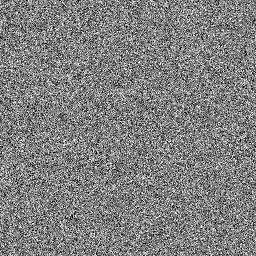
#> input picture test_images/gaussian_noise.png, 256 x 256 px
$ python image_operations.py
#> lines starting #> are read from the running program, lines starting #| are printed output that depends on the picture
#> the answer given: test_images/gaussian_noise.png
#> the answer given: test_images/random_noise.png
#!/usr/bin/env python3
# Basic Image Algebra Operations - Homework 1
# CSC 741-E001: Digital Image Processing

import cv2
import numpy as np
import matplotlib.pyplot as plt
from pathlib import Path

def load_images(img_a_path, img_b_path=None):
    """
    Load one or two grayscale images for processing

    Args:
        img_a_path: Path to first image
        img_b_path: Optional path to second image

    Returns:
        Tuple of loaded images (img_a, img_b) or just (img_a, None)
    """
#> called with img_a_path = 'test_images/gaussian_noise.png', img_b_path = 'test_images/random_noise.png'
    img_a = cv2.imread(img_a_path, cv2.IMREAD_GRAYSCALE)
#> img_a is the input picture: shape (256, 256); min 0, max 255, mean 127.9

    if img_a is None:
        print(f"Error loading image: {img_a_path}")
        return None, None

    img_b = None
    if img_b_path:
        img_b = cv2.imread(img_b_path, cv2.IMREAD_GRAYSCALE)
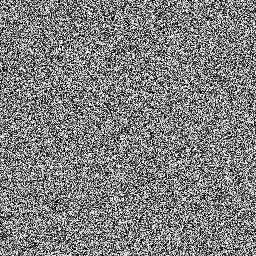
#> input picture test_images/random_noise.png, 256 x 256 px
#> img_b is the input picture: shape (256, 256); min 0, max 255, mean 127.3
        if img_b is None:
            print(f"Error loading image: {img_b_path}")
            return img_a, None

    return img_a, img_b

def display_images(images_dict, figsize=(15, 10)):
    """
    Display multiple images using matplotlib

    Args:
        images_dict: Dictionary with format {title: image_array}
        figsize: Size of the figure
    """
#> called with figsize = (15, 10)
    n = len(images_dict)
#> n = 2
    if n == 0:
        return

    # Calculate rows and columns for subplot grid
    cols = min(3, n)
#> cols = 2
    rows = (n + cols - 1) // cols
#> rows = 1

    plt.figure(figsize=figsize)

    for i, (title, img) in enumerate(images_dict.items(), 1):
        plt.subplot(rows, cols, i)
        plt.imshow(img, cmap='gray')
        plt.title(title)
        plt.axis('off')
#> this loop made 2 passes
#> (i, title) on passes 1 to 2: (1, 'Image A'), (2, 'Image B')

    plt.tight_layout()
    plt.show()
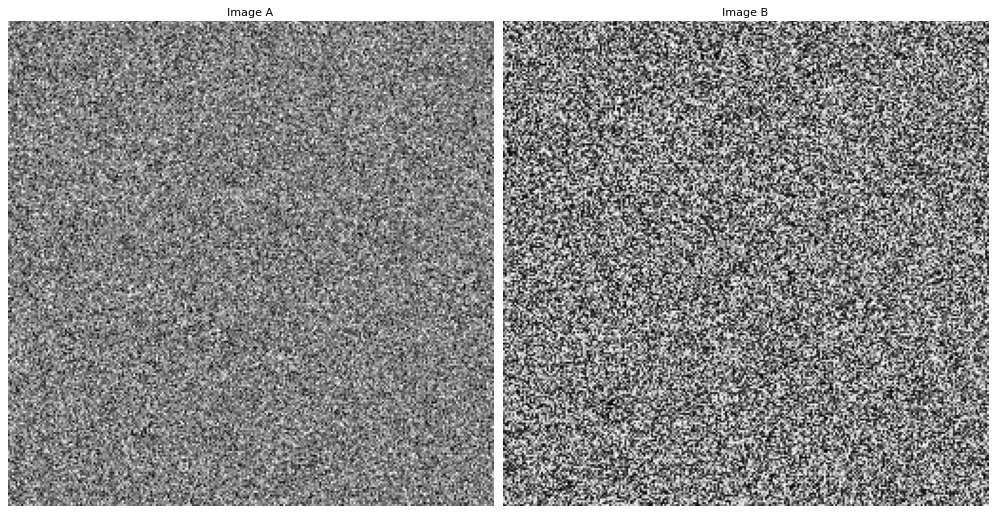
#> figure drawn by matplotlib, 2 panels

def save_results(results_dict, output_dir):
    """
    Save result images to the specified directory

    Args:
        results_dict: Dictionary with format {filename: image_array}
        output_dir: Directory to save images
    """
    output_path = Path(output_dir)
    output_path.mkdir(parents=True, exist_ok=True)

    for filename, img in results_dict.items():
        filepath = output_path / filename
        cv2.imwrite(str(filepath), img)
        print(f"Saved: {filepath}")

# --- ARITHMETIC OPERATIONS ---

def addition_operations(img_a, img_b=None, k=50):
    """
    Perform addition operations on images

    Args:
        img_a: First input image
        img_b: Optional second image for image-to-image addition
        k: Constant value for image-to-constant addition

    Returns:
        Dictionary of result images
    """
    results = {}

    # Add constant K to image A
    results["Add_Constant"] = cv2.add(img_a, k)

    # Add two images if img_b is provided
    if img_b is not None:
        results["Add_Images"] = cv2.add(img_a, img_b)

    return results

def subtraction_operations(img_a, img_b=None, k=50):
    """
    Perform subtraction operations on images

    Args:
        img_a: First input image
        img_b: Optional second image for image-to-image subtraction
        k: Constant value for image-to-constant subtraction

    Returns:
        Dictionary of result images
    """
    results = {}

    # Subtract constant K from image A
    results["Subtract_Constant"] = cv2.subtract(img_a, k)

    # Subtract images if img_b is provided
    if img_b is not None:
        results["Subtract_Images"] = cv2.subtract(img_a, img_b)
        results["Absolute_Difference"] = cv2.absdiff(img_a, img_b)

    return results

def multiplication_operations(img_a, img_b=None, k=0.8):
    """
    Perform multiplication operations on images

    Args:
        img_a: First input image
        img_b: Optional second image for image-to-image multiplication
        k: Constant value for image-to-constant multiplication

    Returns:
        Dictionary of result images
    """
    results = {}

    # Multiply by constant K (adjusts contrast/brightness)
    result_mul_k = np.clip(img_a.astype(np.float32) * k, 0, 255).astype(np.uint8)
    results["Multiply_Constant"] = result_mul_k

    # Multiply by another image if provided
    if img_b is not None:
        # Convert to float, multiply, clip, convert back
        result_mul = np.clip(
            img_a.astype(np.float32) * img_b.astype(np.float32) / 255.0,
            0, 255
        ).astype(np.uint8)
        results["Multiply_Images"] = result_mul

        # Create a binary mask (for demonstration)
        _, mask = cv2.threshold(img_b, 127, 255, cv2.THRESH_BINARY)
        mask_float = mask.astype(np.float32) / 255.0
        masked_img = np.clip(
            img_a.astype(np.float32) * mask_float,
            0, 255
        ).astype(np.uint8)
        results["Masking"] = masked_img

    return results

def division_operations(img_a, img_b=None, k=2.0):
    """
    Perform division operations on images

    Args:
        img_a: First input image
        img_b: Optional second image for image-to-image division
        k: Constant value for image-to-constant division

    Returns:
        Dictionary of result images
    """
    results = {}

    # Division by constant K
    epsilon = 1e-5  # Avoid division by zero
    result_div_k = np.clip(
        img_a.astype(np.float32) / (k + epsilon),
        0, 255
    ).astype(np.uint8)
    results["Divide_Constant"] = result_div_k

    # Division by another image if provided
    if img_b is not None:
        # Add epsilon to avoid division by zero
        result_div = np.clip(
            255.0 * img_a.astype(np.float32) / (img_b.astype(np.float32) + epsilon),
            0, 255
        ).astype(np.uint8)
        results["Divide_Images"] = result_div

    return results

def inversion_operation(img_a):
    """
    Perform image inversion (negative)

    Args:
        img_a: Input image

    Returns:
        Dictionary with result image
    """
    results = {}

    # Using OpenCV's bitwise_not function
    results["Negative"] = cv2.bitwise_not(img_a)

    return results

def nonlinear_operations(img_a):
    """
    Perform nonlinear transformations (log, exp, sqrt, trig)

    Args:
        img_a: Input image

    Returns:
        Dictionary of result images
    """
    results = {}

    # Log Transform (enhances dark regions)
    # Add 1 to input to avoid log(0) error
    log_input = img_a.astype(np.float32) + 1
    result_log = np.log(log_input)
    # Scale result to 0-255 range for display
    result_log_disp = cv2.normalize(result_log, None, 0, 255, cv2.NORM_MINMAX).astype(np.uint8)
    results["Log_Transform"] = result_log_disp

    # Exponential Transform (enhances bright regions)
    # Normalize input to [0,1] range first
    exp_input = img_a.astype(np.float32) / 255.0
    result_exp = np.exp(exp_input)
    # Scale result to 0-255 range for display
    result_exp_disp = cv2.normalize(result_exp, None, 0, 255, cv2.NORM_MINMAX).astype(np.uint8)
    results["Exp_Transform"] = result_exp_disp

    # Square Root Transform
    sqrt_input = img_a.astype(np.float32)
    result_sqrt = np.sqrt(sqrt_input)
    # Scale result to 0-255 range for display
    result_sqrt_disp = cv2.normalize(result_sqrt, None, 0, 255, cv2.NORM_MINMAX).astype(np.uint8)
    results["Sqrt_Transform"] = result_sqrt_disp

    # Trigonometric Transforms
    # Normalize input to [0, 2π] range for periodic functions
    trig_input = (img_a.astype(np.float32) / 255.0) * 2 * np.pi

    # Sine Transform
    result_sin = np.sin(trig_input)
    result_sin_disp = cv2.normalize(result_sin, None, 0, 255, cv2.NORM_MINMAX).astype(np.uint8)
    results["Sin_Transform"] = result_sin_disp

    # Cosine Transform
    result_cos = np.cos(trig_input)
    result_cos_disp = cv2.normalize(result_cos, None, 0, 255, cv2.NORM_MINMAX).astype(np.uint8)
    results["Cos_Transform"] = result_cos_disp

    # Tangent Transform (with clipping to handle infinity)
    result_tan = np.clip(np.tan(trig_input), -100, 100)  # Clip extreme values
    result_tan_disp = cv2.normalize(result_tan, None, 0, 255, cv2.NORM_MINMAX).astype(np.uint8)
    results["Tan_Transform"] = result_tan_disp

    return results

def scaled_operations(img_a, img_b):
    """
    Perform scaled operations (normalized domain)

    Args:
        img_a: First input image
        img_b: Second input image

    Returns:
        Dictionary of result images
    """
    results = {}

    if img_b is None:
        print("Second image required for scaled operations")
        return results

    # Normalize images to [0.0, 1.0] float range
    img_a_norm = img_a.astype(np.float32) / 255.0
    img_b_norm = img_b.astype(np.float32) / 255.0

    # Scaled Addition (Values are added in [0,1] range, then scaled back)
    result_scaled_add_norm = np.clip((img_a_norm + img_b_norm), 0.0, 1.0)
    result_scaled_add = (result_scaled_add_norm * 255.0).astype(np.uint8)
    results["Scaled_Addition"] = result_scaled_add

    # Scaled Multiplication (Values multiplied in [0,1] range, then scaled back)
    result_scaled_mul_norm = img_a_norm * img_b_norm
    result_scaled_mul = (result_scaled_mul_norm * 255.0).astype(np.uint8)
    results["Scaled_Multiplication"] = result_scaled_mul

    return results

def application_example(img_a, img_b):
    """
    Demonstrate application examples

    Args:
        img_a: First input image (e.g., current frame)
        img_b: Second input image (e.g., previous frame)

    Returns:
        Dictionary of result images
    """
    results = {}

    if img_b is None:
        print("Second image required for application examples")
        return results

    # Simple Motion Detection
    diff_frame = cv2.absdiff(img_a, img_b)
    results["Difference"] = diff_frame

    # Threshold the difference to get a binary motion mask
    threshold_value = 30
    _, motion_mask = cv2.threshold(diff_frame, threshold_value, 255, cv2.THRESH_BINARY)
    results["Motion_Mask"] = motion_mask

    # Demonstrate simple image blending (weighted addition)
    alpha = 0.7  # Weight for the first image
    beta = 0.3   # Weight for the second image
    blended = cv2.addWeighted(img_a, alpha, img_b, beta, 0)
    results["Blended_Images"] = blended

    return results

def main():
    """
    Main function to run all operations
    """
    # Get input images paths from user
    img_a_path = input("Enter path to first image: ")
    img_b_path = input("Enter path to second image (leave empty to skip): ")

    if not img_b_path:
        img_b_path = None

    # Load images
    img_a, img_b = load_images(img_a_path, img_b_path)
    if img_a is None:
        print("Could not load the first image. Exiting.")
        return

    # Create output directory
    output_dir = "results"

    # Dictionary to store all results for saving
    all_results = {}

    # Display input images
    display_dict = {"Image A": img_a}
    if img_b is not None:
        display_dict["Image B"] = img_b
    display_images(display_dict)

    # Perform and display operations
    operations = [
        # Each function returns a dictionary of results
        ("Addition", lambda: addition_operations(img_a, img_b)),
        ("Subtraction", lambda: subtraction_operations(img_a, img_b)),
        ("Multiplication", lambda: multiplication_operations(img_a, img_b)),
        ("Division", lambda: division_operations(img_a, img_b)),
        ("Inversion", lambda: inversion_operation(img_a)),
        ("Nonlinear", lambda: nonlinear_operations(img_a)),
        ("Scaled", lambda: scaled_operations(img_a, img_b) if img_b is not None else {}),
        ("Application", lambda: application_example(img_a, img_b) if img_b is not None else {})
    ]

    # Run each operation and display/save results
    for op_name, op_func in operations:
        print(f"Performing {op_name} operations...")
        results = op_func()

        if results:
            display_images(results)

            # Add to all_results for saving
            for name, img in results.items():
                filename = f"{op_name}_{name}.png"
                all_results[filename] = img
#> this loop made 8 passes
#> (op_name, n in display_images, cols in display_images, rows in display_images) on passes 1, 2, 3, 5, 6, 7: ('Addition', 2, 2, 1), ('Subtraction', 3, 3, 1), ('Multiplication', 3, 3, 1), ('Inversion', 1, 1, 1), ('Nonlinear', 6, 3, 2), ('Scaled', 2, 2, 1)
#> (op_name, n in display_images, cols in display_images, rows in display_images) on pass 4: ('Division', 2, 2, 1)
#> (printed output is left out)
#> pass 1, in display_images (call 2), `plt.show()`:
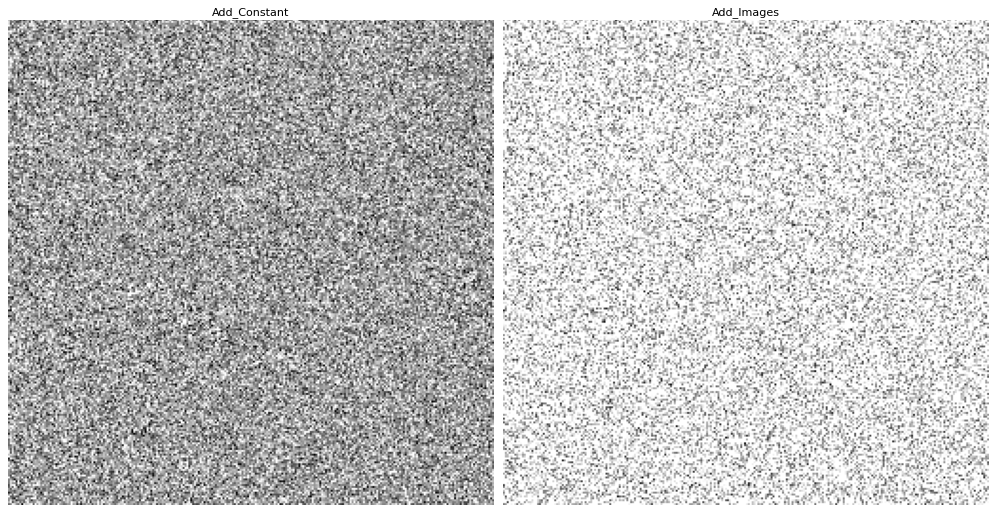
#> figure drawn by matplotlib, 2 panels
#> pass 2, in display_images (call 3), `plt.show()`:
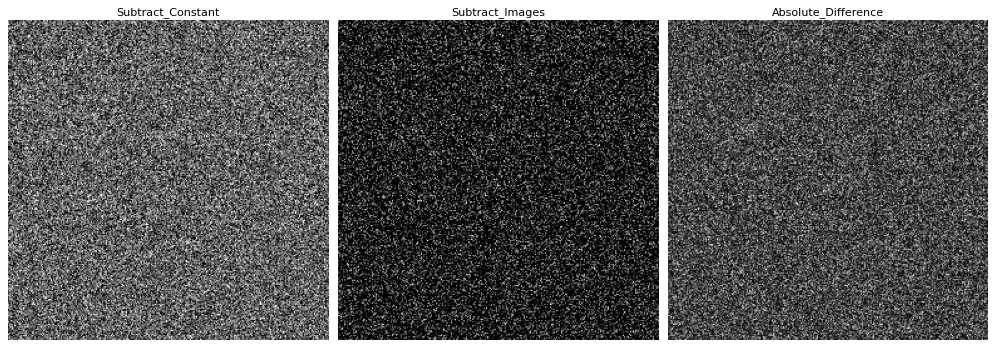
#> figure drawn by matplotlib, 3 panels
#> pass 3, in multiplication_operations, `result_mul_k = np.clip(img_a.astype(np.float32) * k, 0, 255).astype(np..`:
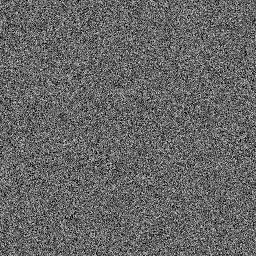
#> result_mul_k: shape (256, 256); min 0, max 204, mean 101.9
#> pass 3, in multiplication_operations, `result_mul = np.clip( img_a.astype(np.float32) * img_b.astype(np.float..`:
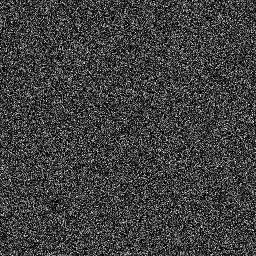
#> result_mul: shape (256, 256); min 0, max 254, mean 63.4
#> pass 3, in multiplication_operations, `_, mask = cv2.threshold(img_b, 127, 255, cv2.THRESH_BINARY)`:
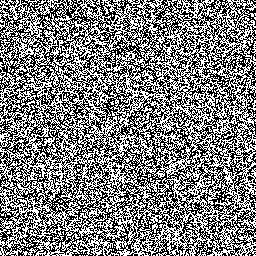
#> mask: shape (256, 256); 49.8% white in thin lines or dots
#> after the loop, all_results = 22 items

    # Ask user if they want to save results
    save_choice = input("Do you want to save all result images? (y/n): ")
#> the answer given: out.png
    if save_choice.lower() == 'y':
        save_results(all_results, output_dir)

    print("Done!")

if __name__ == "__main__":
    main()
